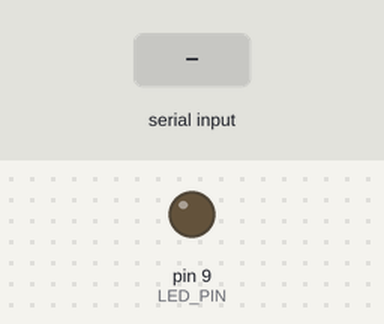
A sketch run on a simulated Arduino Nano, built with avr-gcc and run on an emulated ATmega328P. On the bench: output pins drawn as LEDs (lit = HIGH). The test bench sets the inputs (shaded band). What the sketch prints to the serial monitor is not drawn.

Above: at 2.2 s.
2.3 s: "r\n" received over Serial
At 4.7 s:
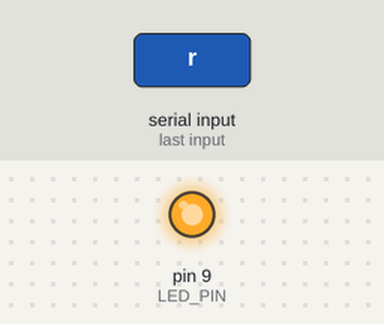
Timing chart, 0 to 11.3 s (numbered marks = the images above; inputs shaded):
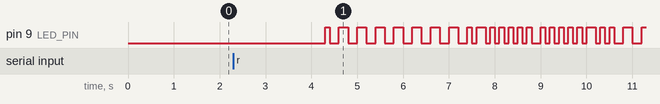

The sketch:

TX_arduino.ino
```cpp
  /*
  * UV-C Data Link — TRANSMITTER (Arduino Nano)
  *
  * Sends a text message via the UV-C LED using Manchester-encoded OOK.
  * Bit rate configurable. Uses the existing LED + LDD-350LW + DIM pin setup.
  *
  * Frame format:
  *   [PREAMBLE: 0xAA 0xAA  (alternating)]
  *   [START:    0x7E       (delimiter)]
  *   [LENGTH:   N          (payload bytes)]
  *   [PAYLOAD:  N bytes]
  *   [CHECKSUM: XOR of payload]
  *
  * Manchester encoding:
  *   bit 0 = LOW then HIGH  (rising edge in middle)
  *   bit 1 = HIGH then LOW  (falling edge in middle)
  *
  * Wiring:
  *   D9   -> LDD-350LW WHITE wire (DIM)
  *   GND  -> LDD black wire AND 12V supply negative (common ground!)
  *   10kΩ pulldown from D9 to GND  (safety)
  *
  * Serial commands (115200 baud):
  *   t<message>   — transmit a message at current bit rate (e.g. "tHELLO")
  *   b<rate>      — set bit rate in bps (e.g. "b20")
  *   r            — run rate sweep test (sends pattern at 5, 10, 20, 30, 50 bps)
  *   p<bps>       — send periodic test pattern at bps for 5 seconds
  *   ?            — help
  */

  #define LED_PIN 9
  #define DEFAULT_BPS 20
  #define MAX_MSG_LEN 80

  uint16_t bitRate = DEFAULT_BPS;
  unsigned long chipUs;  // microseconds per Manchester chip (half a bit)

  void setBitRate(uint16_t bps) {
    if (bps < 1) bps = 1;
    if (bps > 200) bps = 200;
    bitRate = bps;
    chipUs = 500000UL / bps;  // half-bit period in microseconds
    Serial.print(F("Bit rate set to "));
    Serial.print(bps);
    Serial.print(F(" bps (chip period "));
    Serial.print(chipUs);
    Serial.println(F(" us)"));
  }

  inline void txHigh() { digitalWrite(LED_PIN, HIGH); }
  inline void txLow()  { digitalWrite(LED_PIN, LOW);  }

  // Safe delay — handles values > 16383 us correctly by splitting into ms + us.
  // delayMicroseconds() is unreliable for values larger than ~16383.
  void delayChip() {
    unsigned long us = chipUs;
    unsigned long ms = us / 1000;
    unsigned int rem = us % 1000;
    if (ms > 0) delay(ms);
    if (rem > 0) delayMicroseconds(rem);
  }

  // Manchester: bit=0 -> LOW,HIGH ; bit=1 -> HIGH,LOW
  void sendBit(uint8_t b) {
    if (b) {
      txHigh();
      delayChip();
      txLow();
      delayChip();
    } else {
      txLow();
      delayChip();
      txHigh();
      delayChip();
    }
  }

  void sendByte(uint8_t v) {
    // MSB first
    for (int i = 7; i >= 0; i--) {
      sendBit((v >> i) & 1);
    }
  }

  void sendFrame(const uint8_t *payload, uint8_t len) {
    // Preamble — give receiver time to lock
    sendByte(0xAA);
    sendByte(0xAA);
    // Start delimiter
    sendByte(0x7E);
    // Length
    sendByte(len);
    // Payload + checksum
    uint8_t cksum = 0;
    for (uint8_t i = 0; i < len; i++) {
      sendByte(payload[i]);
      cksum ^= payload[i];
    }
    sendByte(cksum);
    // Trailing low to settle
    txLow();
  }

  void transmitMessage(const char *msg) {
    uint8_t len = strlen(msg);
    if (len > MAX_MSG_LEN) len = MAX_MSG_LEN;
    Serial.print(F("Transmitting \""));
    Serial.print(msg);
    Serial.print(F("\" ("));
    Serial.print(len);
    Serial.print(F(" bytes) at "));
    Serial.print(bitRate);
    Serial.println(F(" bps..."));
    unsigned long startMs = millis();
    sendFrame((const uint8_t*)msg, len);
    unsigned long elapsed = millis() - startMs;
    Serial.print(F("Done in "));
    Serial.print(elapsed);
    Serial.println(F(" ms"));
  }

  void rateSweep() {
    const uint16_t rates[] = {5, 10, 20, 30, 50};
    const char *testMsg = "TEST123";
    for (uint8_t i = 0; i < 5; i++) {
      setBitRate(rates[i]);
      delay(2000);  // gap between transmissions
      transmitMessage(testMsg);
    }
    setBitRate(DEFAULT_BPS);
    Serial.println(F("Sweep complete."));
  }

  void periodicTest(uint16_t bps) {
    setBitRate(bps);
    unsigned long endMs = millis() + 5000;
    while ((long)(millis() - endMs) < 0) {
      transmitMessage("PING");
      delay(500);
    }
  }

  void printHelp() {
    Serial.println(F("\nUV-C TX commands:"));
    Serial.println(F("  t<msg>   — transmit message"));
    Serial.println(F("  b<bps>   — set bit rate"));
    Serial.println(F("  r        — rate sweep test (5/10/20/30/50 bps)"));
    Serial.println(F("  p<bps>   — periodic ping for 5 sec at given bps"));
    Serial.println(F("  ?        — help"));
  }

  void setup() {
    pinMode(LED_PIN, OUTPUT);
    digitalWrite(LED_PIN, LOW);
    Serial.begin(115200);
    delay(1000);
    Serial.println(F("\n=== UV-C TX (Nano) ==="));
    setBitRate(DEFAULT_BPS);
    printHelp();
  }

  void loop() {
    if (!Serial.available()) return;
    char ch = Serial.read();
    if (ch == 't' || ch == 'T') {
      char buf[MAX_MSG_LEN + 1];
      uint8_t i = 0;
      unsigned long endMs = millis() + 1000;  // 1 sec timeout for line
      while (i < MAX_MSG_LEN && (long)(millis() - endMs) < 0) {
        if (Serial.available()) {
          char c = Serial.read();
          if (c == '\n' || c == '\r') break;
          buf[i++] = c;
          endMs = millis() + 200;
        }
      }
      buf[i] = 0;
      if (i > 0) transmitMessage(buf);
    } else if (ch == 'b' || ch == 'B') {
      uint16_t v = Serial.parseInt();
      if (v > 0) setBitRate(v);
    } else if (ch == 'p' || ch == 'P') {
      uint16_t v = Serial.parseInt();
      if (v > 0) periodicTest(v);
    } else if (ch == 'r' || ch == 'R') {
      rateSweep();
    } else if (ch == '?') {
      printHelp();
    }
    // ignore whitespace silently
  }
```

Measured:
- after the input at 2.3 s, pin 9 (LED_PIN): LOW → HIGH after 2.0 s, → LOW 0.10 s later, → HIGH 0.20 s later, → LOW 0.20 s later, … (49 changes in this stretch)
